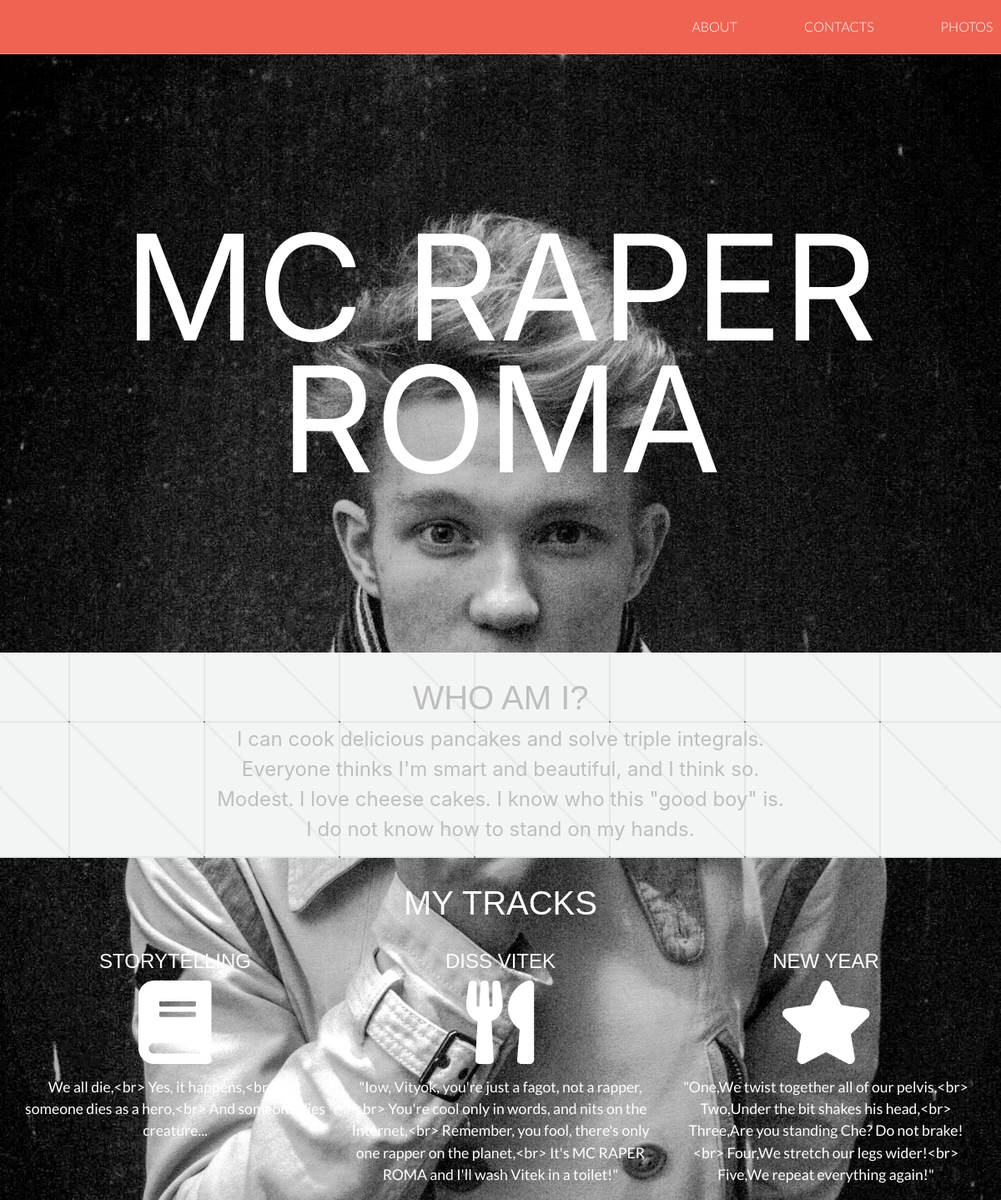
The app's page /, older data.
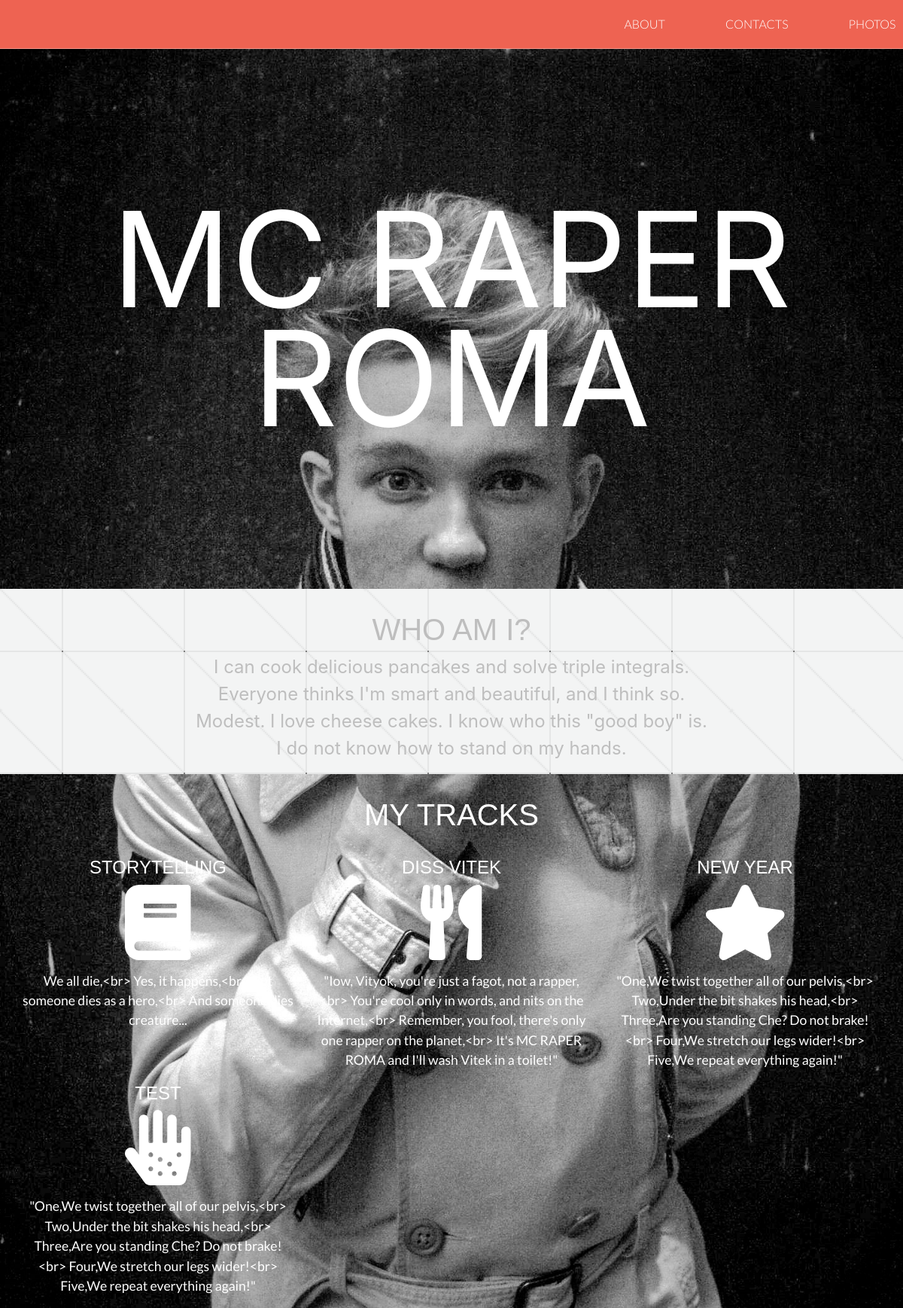
The same page, newer data.
### shop/models.py (models this page shows, shortened)
class Track (models.Model):
    track_name = models.CharField(max_length=100, blank=False)
    track_text = models.TextField(max_length=1000, blank=False)
    icon = models.CharField(max_length=300, blank=False)
    date = models.DateField(auto_now_add=True)
    is_active = models.BooleanField(default=True)

### shop/views.py (the view)
# urls.py: url(r'^$', views.index, name='index'),
def index(request):
    tracks = Track.objects.filter(is_active=True)
    return render(request, 'shop/index.html', locals())

### shop/templates/shop/index.html
{% extends "shop/wrapper.html" %}
{% block content %}
<section>
    <div class="container-fluid mc">
        <div class="row">
             <div class="col-lg-12">
                 <div class="headline">mc raper roma</div>
             </div>
        </div>
    </div>
    <div class="container-fluid who">
        <div class="row">
            <div class="col-lg-12">
                    <h1>WHO AM I?</h1>
            </div>
        </div>
        <div class="row">
            <div class="col-lg-12">
                <p class="text">I can cook delicious pancakes and solve triple integrals.<br>
                    Everyone thinks I'm smart and beautiful, and I think so.<br>
                    Modest. I love cheese cakes. I know who this "good boy" is.<br>
                    I do not know how to stand on my hands.</p>
            </div>
        </div>
    </div>
    <div class="container-fluid how">
        <div class="row">
            <div class="col-lg-12">
                <h1 class="how__title">MY TRACKS</h1>
                <br>
            </div>
        </div>
        <div class="row">
            {% for track in tracks %}
            <div class="col-lg-4 col-sm-4 col-md-4">
                <div class="featured">
                    <div class="featured__block">
                        <h4 class="featured__title">{{ track.track_name }} </h4>
                            <i class="fa {{ track.icon }} featured__icon"></i>
                        <p class="featured__text">
                            {{ track.track_text }}
                        </p>
                    </div>
                </div>
            </div>
            {% endfor %}
        </div>
    </div>
</section>
{% endblock %}

Row changes from the older to the newer data that the page shows:
added Track: track_name "TEST", track_text "\"One,We twist together all of our pelvis,<br> Two,Under the bit shakes his head,<br> Three,Are you standing Che? Do not brake!<br> Four,We stretch our legs wider!<br> Five,We repeat everything again!\""
